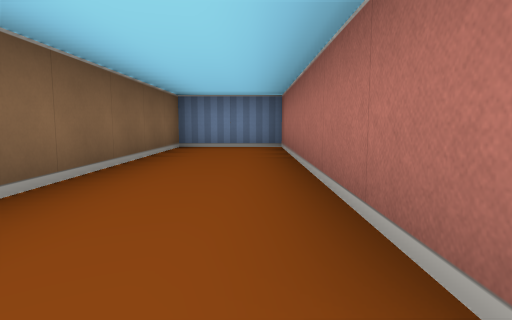
[1] (above)

14 first-person views from a walk through a cub3D level. The camera is about half as high as the walls, tilts 6° down and sees 75° across. The floor is counted in squares. Each view is taken from the middle of a square. On the plan, view 1 faces up. The plan holds only what a view shows up to about 9 squares ahead; the rest is blank.

[2]
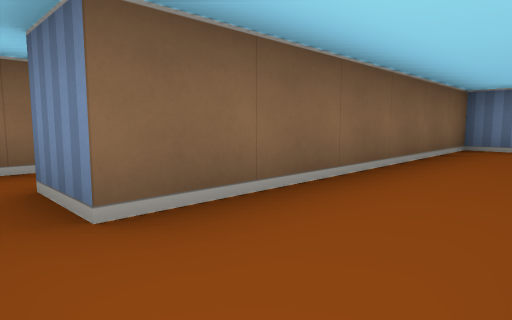

[3]
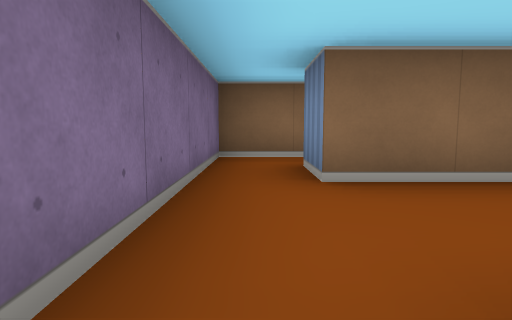

[4]
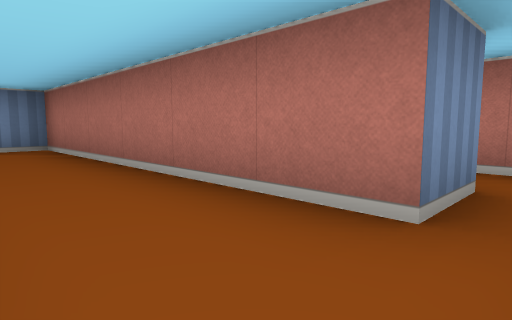

[5]
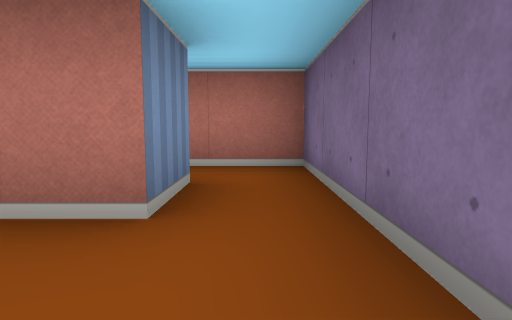

[6]
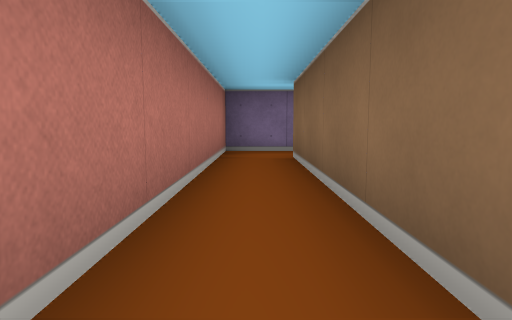

[7]
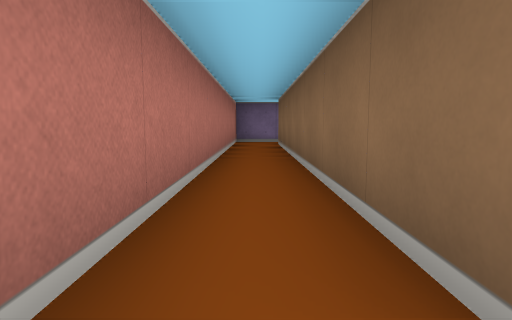

[8]
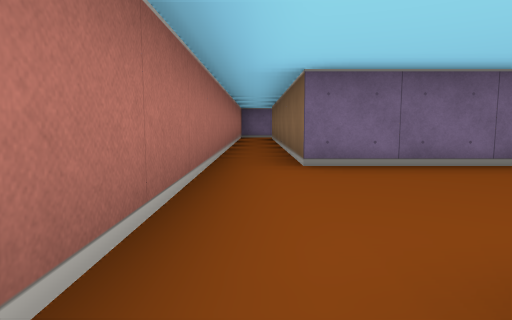

[9]
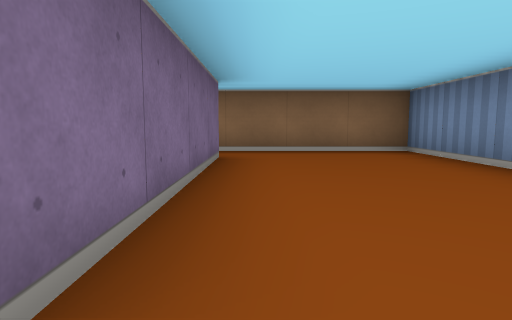

[10]
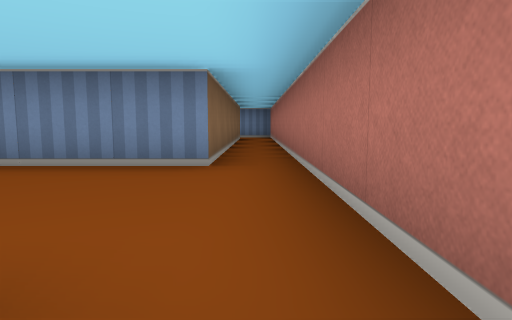

[11]
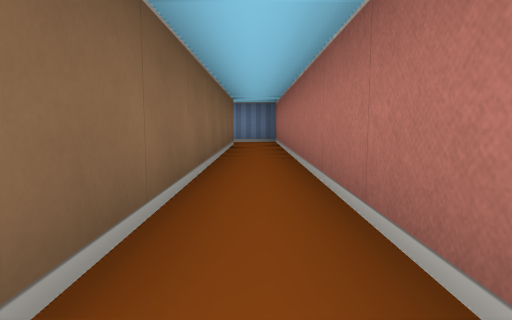

[12]
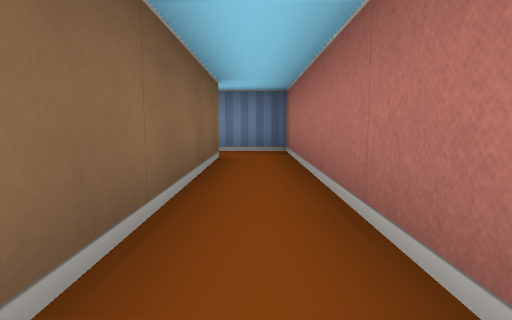

[13]
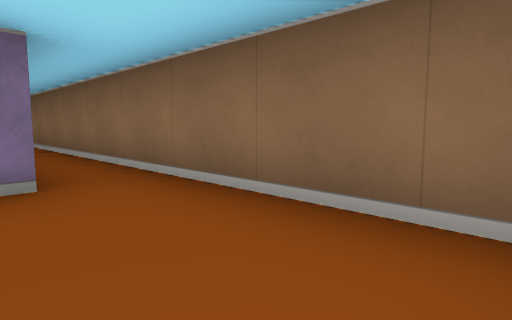

[14]
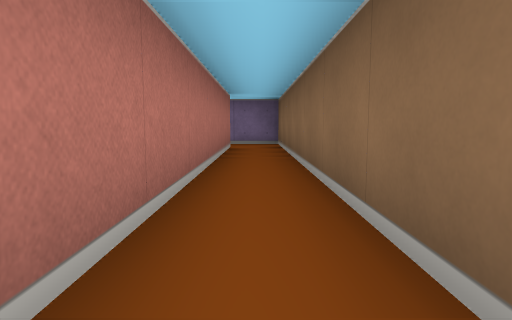

### Floor plan
Points are (right, up) in squares from view 1. A wall is a line through its corners. A room is listed if a view was taken in it or the views show most of it. See-through windows are left out.
Room 1 (views 1, 2, 4, 5)
walls: (0.5, 0.5) (0.5, 6.5) (-1.5, 6.5) (-1.5, 0.5); (-1.5, -0.5) (0.5, -0.5)
ways out: opening at (-2, 0) to room 2; opening at (1, 0) to room 2
Room 2 (views 3, 6, 7, 8, 9, 10, 11, 12, 13, 14)
walls: (-2.6, 7.5) (1.5, 7.5) (1.5, 0.5) (0.5, 0.5); (-1.5, 0.5) (-2.5, 0.5) (-2.5, 6.5); (0.5, -0.5) (2.5, -0.5) (2.5, 18.5) (1.4, 18.5); (1.5, 17.5) (1.5, 10.5) (-3.5, 10.5) (-3.5, -0.5) (-1.5, -0.5)
ways out: opening at (-2, 0) to room 1; opening at (1, 0) to room 1; opening at (1, 18)

Positions as (right, up) in squares from view 1, and headings:
1: (0, 0), facing up
2: (0, 0), facing up-left
3: (1, 0), facing left
4: (-1, 0), facing up-right
5: (-1, 0), facing right
6: (2, 5), facing down
7: (2, 8), facing down
8: (2, 11), facing down
9: (2, 8), facing left
10: (2, 7), facing up
11: (2, 10), facing up
12: (2, 13), facing up
13: (-2, 10), facing down-left
14: (-3, 7), facing down
